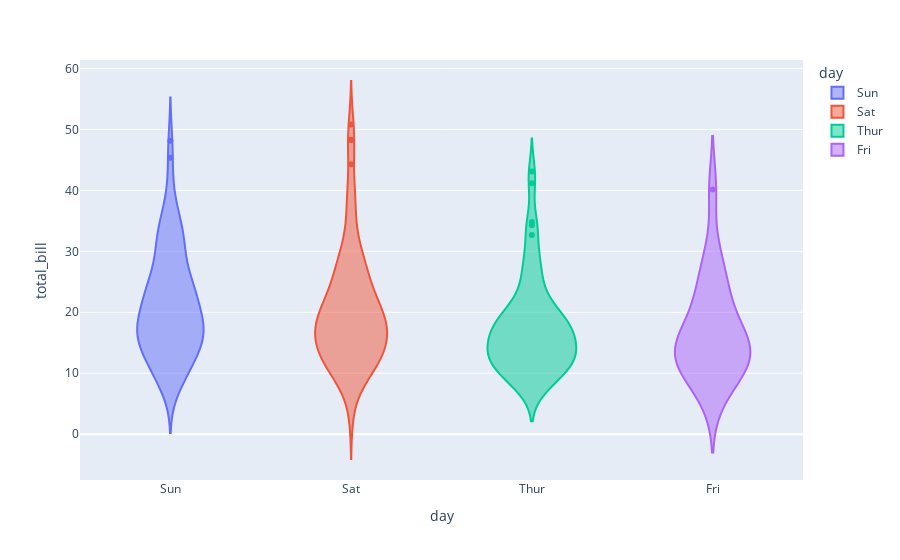

Notebook code for this chart:
### Markdown cell above
# 5. Violin Plot

### Code cell
fig5 = px.violin(df, x='day', y='total_bill', color='day')
fig5.show()
# save the plot
fig5.write_image("./tips/05_violinplot.png")

### Figure 1 — Plotly figure (JSON) as saved in the notebook; plotly's stock layout.template omitted (floating-point values rounded to 4 significant figures)
{"data": [{"alignmentgroup": "True", "box": {"visible": false}, "hovertemplate": "day=%{x}<br>total_bill=%{y}<extra></extra>", "legendgroup": "Sun", "marker": {"color": "#636efa"}, "name": "Sun", "offsetgroup": "Sun", "orientation": "v", "scalegroup": "True", "showlegend": true, "type": "violin", "x": ["Sun", "Sun", "Sun", "Sun", "Sun", "Sun", "Sun", "Sun", "Sun", "Sun", "Sun", "Sun", "Sun", "Sun", "Sun", "Sun", "Sun", "Sun", "Sun", "Sun", "Sun", "Sun", "Sun", "Sun", "Sun", "Sun", "Sun", "Sun", "Sun", "Sun", "Sun", "Sun", "Sun", "Sun", "Sun", "Sun", "Sun", "Sun", "Sun", "Sun", "Sun", "Sun", "Sun", "Sun", "Sun", "Sun", "Sun", "Sun", "Sun", "Sun", "Sun", "Sun", "Sun", "Sun", "Sun", "Sun", "Sun", "Sun", "Sun", "Sun", "Sun", "Sun", "Sun", "Sun", "Sun", "Sun", "Sun", "Sun", "Sun", "Sun", "Sun", "Sun", "Sun", "Sun", "Sun", "Sun"], "x0": " ", "xaxis": "x", "y": [16.99, 10.34, 21.01, 23.68, 24.59, 25.29, 8.77, 26.88, 15.04, 14.78, 10.27, 35.26, 15.42, 18.43, 14.83, 21.58, 10.33, 16.29, 16.97, 17.46, 13.94, 9.68, 30.4, 18.29, 22.23, 32.4, 28.55, 18.04, 12.54, 10.29, 34.81, 9.94, 25.56, 19.49, 38.07, 23.95, 25.71, 17.31, 29.93, 14.07, 13.13, 17.26, 24.55, 19.77, 29.85, 48.17, 25, 13.39, 16.49, 21.5, 12.66, 16.21, 13.81, 17.51, 24.52, 20.76, 31.71, 7.25, 31.85, 16.82, 32.9, 17.89, 14.48, 9.6, 34.63, 34.65, 23.33, 45.35, 23.17, 40.55, 20.69, 20.9, 30.46, 18.15, 23.1, 15.69], "y0": " ", "yaxis": "y"}, {"alignmentgroup": "True", "box": {"visible": false}, "hovertemplate": "day=%{x}<br>total_bill=%{y}<extra></extra>", "legendgroup": "Sat", "marker": {"color": "#EF553B"}, "name": "Sat", "offsetgroup": "Sat", "orientation": "v", "scalegroup": "True", "showlegend": true, "type": "violin", "x": ["Sat", "Sat", "Sat", "Sat", "Sat", "Sat", "Sat", "Sat", "Sat", "Sat", "Sat", "Sat", "Sat", "Sat", "Sat", "Sat", "Sat", "Sat", "Sat", "Sat", "Sat", "Sat", "Sat", "Sat", "Sat", "Sat", "Sat", "Sat", "Sat", "Sat", "Sat", "Sat", "Sat", "Sat", "Sat", "Sat", "Sat", "Sat", "Sat", "Sat", "Sat", "Sat", "Sat", "Sat", "Sat", "Sat", "Sat", "Sat", "Sat", "Sat", "Sat", "Sat", "Sat", "Sat", "Sat", "Sat", "Sat", "Sat", "Sat", "Sat", "Sat", "Sat", "Sat", "Sat", "Sat", "Sat", "Sat", "Sat", "Sat", "Sat", "Sat", "Sat", "Sat", "Sat", "Sat", "Sat", "Sat", "Sat", "Sat", "Sat", "Sat", "Sat", "Sat", "Sat", "Sat", "Sat", "Sat"], "x0": " ", "xaxis": "x", "y": [20.65, 17.92, 20.29, 15.77, 39.42, 19.82, 17.81, 13.37, 12.69, 21.7, 19.65, 9.55, 18.35, 15.06, 20.69, 17.78, 24.06, 16.31, 16.93, 18.69, 31.27, 16.04, 38.01, 26.41, 11.24, 48.27, 20.29, 13.81, 11.02, 18.29, 17.59, 20.08, 16.45, 3.07, 20.23, 15.01, 12.02, 17.07, 26.86, 25.28, 14.73, 10.51, 17.92, 44.3, 22.42, 20.92, 15.36, 20.49, 25.21, 18.24, 14.31, 14, 7.25, 10.59, 10.63, 50.81, 15.81, 26.59, 38.73, 24.27, 12.76, 30.06, 25.89, 48.33, 13.27, 28.17, 12.9, 28.15, 11.59, 7.74, 30.14, 20.45, 13.28, 22.12, 24.01, 15.69, 11.61, 10.77, 15.53, 10.07, 12.6, 32.83, 35.83, 29.03, 27.18, 22.67, 17.82], "y0": " ", "yaxis": "y"}, {"alignmentgroup": "True", "box": {"visible": false}, "hovertemplate": "day=%{x}<br>total_bill=%{y}<extra></extra>", "legendgroup": "Thur", "marker": {"color": "#00cc96"}, "name": "Thur", "offsetgroup": "Thur", "orientation": "v", "scalegroup": "True", "showlegend": true, "type": "violin", "x": ["Thur", "Thur", "Thur", "Thur", "Thur", "Thur", "Thur", "Thur", "Thur", "Thur", "Thur", "Thur", "Thur", "Thur", "Thur", "Thur", "Thur", "Thur", "Thur", "Thur", "Thur", "Thur", "Thur", "Thur", "Thur", "Thur", "Thur", "Thur", "Thur", "Thur", "Thur", "Thur", "Thur", "Thur", "Thur", "Thur", "Thur", "Thur", "Thur", "Thur", "Thur", "Thur", "Thur", "Thur", "Thur", "Thur", "Thur", "Thur", "Thur", "Thur", "Thur", "Thur", "Thur", "Thur", "Thur", "Thur", "Thur", "Thur", "Thur", "Thur", "Thur", "Thur"], "x0": " ", "xaxis": "x", "y": [27.2, 22.76, 17.29, 19.44, 16.66, 10.07, 32.68, 15.98, 34.83, 13.03, 18.28, 24.71, 21.16, 10.65, 12.43, 24.08, 11.69, 13.42, 14.26, 15.95, 12.48, 29.8, 8.52, 14.52, 11.38, 22.82, 19.08, 20.27, 11.17, 12.26, 18.26, 8.51, 10.33, 14.15, 16, 13.16, 17.47, 34.3, 41.19, 27.05, 16.43, 8.35, 18.64, 11.87, 9.78, 7.51, 19.81, 28.44, 15.48, 16.58, 7.56, 10.34, 43.11, 13, 13.51, 18.71, 12.74, 13, 16.4, 20.53, 16.47, 18.78], "y0": " ", "yaxis": "y"}, {"alignmentgroup": "True", "box": {"visible": false}, "hovertemplate": "day=%{x}<br>total_bill=%{y}<extra></extra>", "legendgroup": "Fri", "marker": {"color": "#ab63fa"}, "name": "Fri", "offsetgroup": "Fri", "orientation": "v", "scalegroup": "True", "showlegend": true, "type": "violin", "x": ["Fri", "Fri", "Fri", "Fri", "Fri", "Fri", "Fri", "Fri", "Fri", "Fri", "Fri", "Fri", "Fri", "Fri", "Fri", "Fri", "Fri", "Fri", "Fri"], "x0": " ", "xaxis": "x", "y": [28.97, 22.49, 5.75, 16.32, 22.75, 40.17, 27.28, 12.03, 21.01, 12.46, 11.35, 15.38, 12.16, 13.42, 8.58, 15.98, 13.42, 16.27, 10.09], "y0": " ", "yaxis": "y"}], "layout": {"legend": {"title": {"text": "day"}, "tracegroupgap": 0}, "margin": {"t": 60}, "violinmode": "overlay", "xaxis": {"anchor": "y", "categoryarray": ["Sun", "Sat", "Thur", "Fri"], "categoryorder": "array", "domain": [0, 1], "title": {"text": "day"}}, "yaxis": {"anchor": "x", "domain": [0, 1], "title": {"text": "total_bill"}}}}
